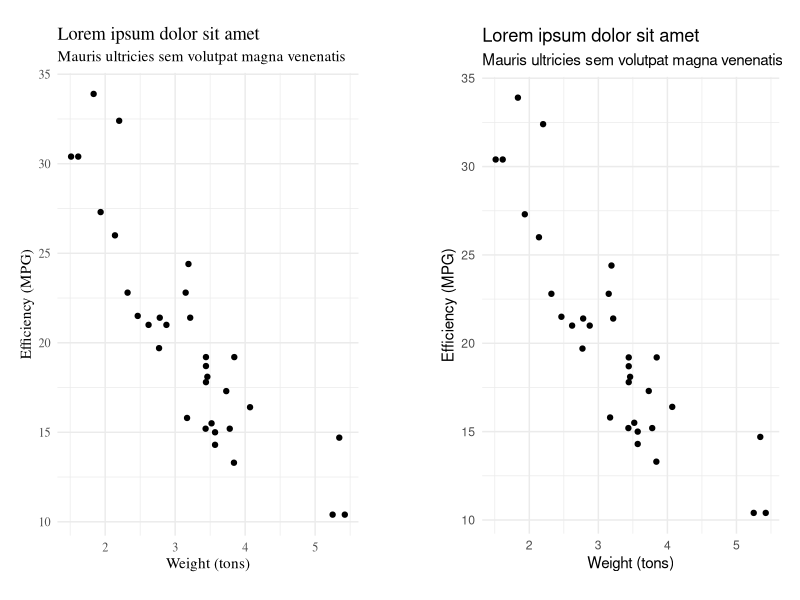

This figure's R source:
## ----echo=FALSE, fig.width=8---------------------------------------------
library(ggplot2)
library(gridExtra)

ggplot(mtcars, aes(wt, mpg)) + 
  geom_point() +
  labs(x="Weight (tons)", y="Efficiency (MPG)",
       title="Lorem ipsum dolor sit amet",
       subtitle="Mauris ultricies sem volutpat magna venenatis") -> gg

grid.arrange(
  gg + theme_minimal(base_family="serif") + theme(plot.margin=margin(t=20, b=20, l=15, r=30)),
  gg + theme_minimal(base_family="sans") + theme(plot.margin=margin(t=20, b=20, l=30, r=15)),
  ncol=2
)
